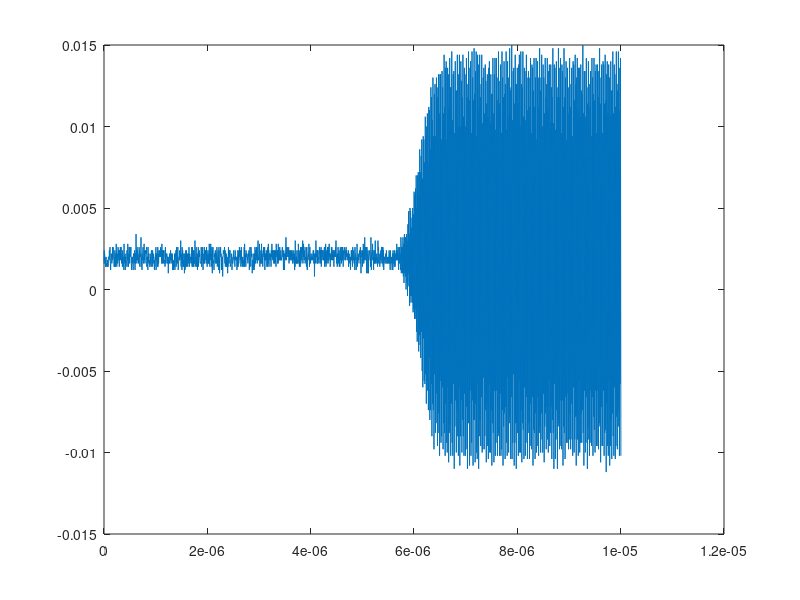

Write MATLAB code to recreate this figure.
% This script reads an example of data from the proposed dataset. 
% Also, plots the signal and generates I/Q data.

%% Text file read
fileID = fopen ('Sample_Signal.txt','r'); % Reads the .txt file
data = fscanf(fileID,'%f');

%% Generating time vector
fs = 250e6;                      % Sampling frequency
%With respect to loaded data from the dataset, fs must be one of the 250e6, 5e9, 10e9 or 20e9.
N = length(data);              % Number of samples
Duration = N/fs;                 % Signal Duration
time = linspace(0,Duration,N);   % Time vector
Signal = [data time'];

%% Signal Plotting
figure,
plot(Signal(:,2),Signal(:,1));

%% In-phase and Quadrature Data Generation
HT = hilbert(Signal(:,1)); 
Q = imag(HT); % Quadrature Data
I = real(HT); % In-phase Data
